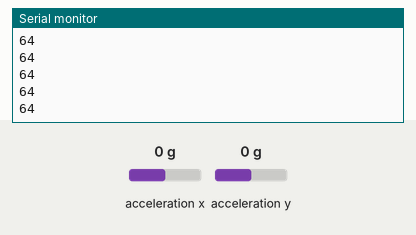
A sketch run on a simulated Arduino Uno, built with avr-gcc and run on an emulated ATmega328P. Parts: the last lines printed to the serial monitor. The inputs (shaded band) are chosen by the test bench; at power-on: acceleration x 0 g, acceleration y 0 g.

Above: at 1.2 s.
1.3 s: acceleration x set to -1.4 g
At 2.0 s:
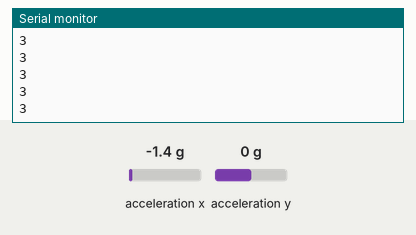
2.8 s: acceleration x set to 0.8 g
At 3.8 s:
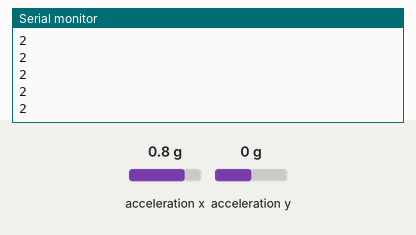
4.3 s: acceleration y set to -1.4 g
At 5.2 s:
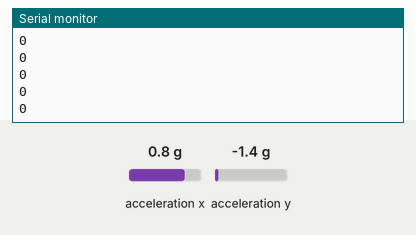
Timing chart, 0 to 7.3 s (numbered marks = the images above; inputs shaded):
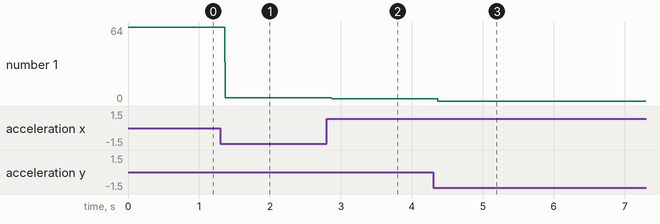

The sketch:

20200607_Trying_To_Find_Bug.ino
```cpp
#include <Wire.h>
#include "SparkFun_MMA8452Q.h"

MMA8452Q accel;

void setup(){
 Serial.begin(9600);
 Wire.begin();
 accel.init(); //THIS WAS MISSING, AND FIXED THE PROBLEM
}

void loop(){
  if (accel.available()) {      // Wait for new data from accelerometer
    // Orientation of board (Right, Left, Down, Up);
   Serial.println(accel.readPL());
  }
}
```

Measured:
- after the input at 1.3 s, the serial monitor: prints a new line after 0.07 s (image 1)
- after the input at 2.8 s, the serial monitor: prints a new line after 0.07 s (image 2)
- after the input at 4.3 s, the serial monitor: prints a new line after 0.07 s (image 3)
- plotted number 1: 64 → 3 after the input at 1.3 s, 3 → 2 after the input at 2.8 s, 2 → 0 after the input at 4.3 s
